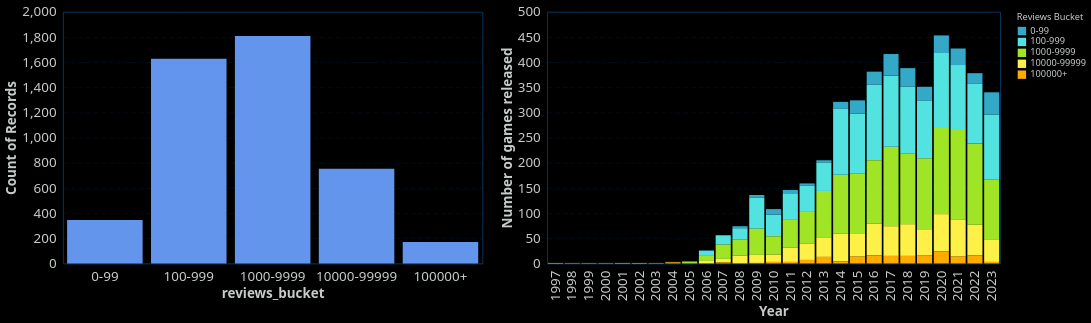

Source (Vega-Lite JSON):
### Vega-Lite specification from a JSON file in a GitHub repository (floating-point values rounded to 4 significant figures; data arrays with more than 128 entries replaced by an {"elided": "..."} marker saying what was removed)
{"config": {"view": {"continuousWidth": 400, "continuousHeight": 300, "stroke": "#043f6b", "strokeWidth": 1}, "background": "#000000", "mark": {"color": "#6495ED"}, "arc": {"fill": "#6495ED"}, "area": {"fill": "#6495ED", "line": true, "fillOpacity": 0.1}, "line": {"stroke": "#6495ED", "strokeWidth": 2}, "path": {"stroke": "#6495ED"}, "rect": {"fill": "#6495ED"}, "shape": {"stroke": "#6495ED"}, "symbol": {"fill": "#6495ED"}, "title": {"color": "#C7CCC9", "anchor": "start", "dy": -15, "fontSize": 16, "font": "IBM Plex Sans,system-ui,-apple-system,BlinkMacSystemFont,\".sfnstext-regular\",sans-serif", "fontWeight": 600}, "axisBand": {"grid": false}, "axis": {"labelColor": "#C7CCC9", "labelFontSize": 16, "labelFont": "IBM Plex Sans Condensed, system-ui, -apple-system, BlinkMacSystemFont, \".SFNSText-Regular\", sans-serif", "labelFontWeight": 400, "titleColor": "#C7CCC9", "titleFontWeight": 600, "titleFontSize": 16, "grid": true, "gridColor": "#043f6b", "labelAngle": 0, "domainColor": null, "tickColor": null, "labelPadding": 2, "tickSize": 6, "tickWidth": 0.5, "gridOpacity": 1, "gridZ": 1}, "axisX": {"gridDash": [6, 3], "gridWidth": 0.25, "gridColor": "#043f6b", "labelAngle": 0}, "axisY": {"gridDash": [6, 3], "gridWidth": 0.25, "gridColor": "#043f6b"}, "layer": {"grid": 1, "mark": 0}, "legend": {"labelFontSize": 11, "padding": 1, "symbolType": "square", "labelColor": "#C7CCC9", "titleColor": "#C7CCC9"}, "style": {"guide-label": {"font": "IBM Plex Sans,system-ui,-apple-system,BlinkMacSystemFont,\".sfnstext-regular\",sans-serif", "fill": "#C7CCC9", "fontWeight": 400}, "guide-title": {"font": "IBM Plex Sans,system-ui,-apple-system,BlinkMacSystemFont,\".sfnstext-regular\",sans-serif", "fill": "#C7CCC9", "fontWeight": 400}}, "range": {"category": ["#33a8c7ff", "#52e3e1ff", "#a0e426ff", "#fdf148ff", "#ffab00ff", "#f77976ff", "#f050aeff", "#d883ffff", "#9336fdff"]}}, "hconcat": [{"data": {"name": "data-06d065d627e435589fe8e447b7fa9b78"}, "mark": {"type": "bar"}, "encoding": {"x": {"field": "reviews_bucket", "type": "nominal"}, "y": {"aggregate": "count", "type": "quantitative"}}, "width": 500}, {"data": {"name": "data-920c1eb3ea16a0c1745f9b3fc421441f"}, "mark": {"type": "bar"}, "encoding": {"color": {"field": "reviews_bucket", "sort": ["0-99", "100-999", "1000-9999", "10000-99999", "100000+"], "title": "Reviews Bucket", "type": "nominal"}, "tooltip": [{"field": "year", "type": "ordinal"}, {"field": "reviews_bucket", "type": "nominal"}, {"aggregate": "count", "type": "quantitative"}], "x": {"axis": {"labelAngle": 270}, "field": "year", "title": "Year", "type": "ordinal"}, "y": {"aggregate": "count", "title": "Number of games released", "type": "quantitative"}}}], "$schema": "https://vega.github.io/schema/vega-lite/v5.20.1.json", "datasets": {"data-06d065d627e435589fe8e447b7fa9b78": {"elided": "4703 records"}, "data-920c1eb3ea16a0c1745f9b3fc421441f": {"elided": "4703 records"}}}
